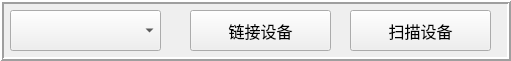
   <widget class="QFrame" name="COM_fram">
    <property name="geometry">
     <rect>
      <x>10</x>
      <y>10</y>
      <width>511</width>
      <height>61</height>
     </rect>
    </property>
    <property name="frameShape">
     <enum>QFrame::Box</enum>
    </property>
    <property name="frameShadow">
     <enum>QFrame::Raised</enum>
    </property>
    <property name="lineWidth">
     <number>2</number>
    </property>
    <widget class="QComboBox" name="comboBox_com">
     <property name="geometry">
      <rect>
       <x>10</x>
       <y>10</y>
       <width>151</width>
       <height>41</height>
      </rect>
     </property>
     <property name="font">
      <font>
       <family>黑体</family>
       <pointsize>12</pointsize>
      </font>
     </property>
    </widget>
    <widget class="QPushButton" name="pushButton_link_com">
     <property name="geometry">
      <rect>
       <x>190</x>
       <y>10</y>
       <width>141</width>
       <height>41</height>
      </rect>
     </property>
     <property name="font">
      <font>
       <family>黑体</family>
       <pointsize>12</pointsize>
      </font>
     </property>
     <property name="text">
      <string>链接设备</string>
     </property>
    </widget>
    <widget class="QPushButton" name="pushButton_sweep_com">
     <property name="geometry">
      <rect>
       <x>350</x>
       <y>10</y>
       <width>141</width>
       <height>41</height>
      </rect>
     </property>
     <property name="font">
      <font>
       <family>黑体</family>
       <pointsize>12</pointsize>
      </font>
     </property>
     <property name="text">
      <string>扫描设备</string>
     </property>
    </widget>
   </widget>
